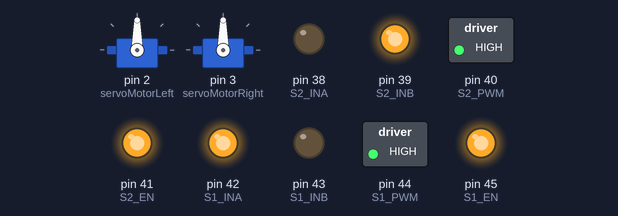
The sketch below on a simulated Arduino Mega 2560, built with avr-gcc and run on an emulated ATmega2560. On the bench: 2 × servo, switched loads named in the sketch (green lamp = pin HIGH), output pins drawn as LEDs (lit = HIGH).

Above: at 0.1 s.
Timing chart, 0 to 1.6 s (numbered marks = the images above):
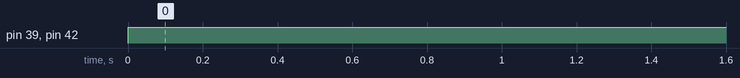

Measured:
- by itself, pin 39 (S2_INB), pin 42 (S1_INA): LOW → HIGH at 0.00 s

The sketch:

spinnermotor.ino
```cpp
#include <Servo.h>
#include<stdio.h>

// Speaker Pins
// Right side
#define S1_PWM 44    // pwm pin motor (digital output)
#define S1_INA 42   // control pin INA (digital output)
#define S1_INB 43    // control pin INB (digital output)
#define S1_EN 45     // current sense pin (analog input)

// Left side
#define S2_PWM 40    // pwm pin motor (digital output)
#define S2_INA 38   // control pin INA (digital output)
#define S2_INB 39    // control pin INB (digital output)
#define S2_EN 41     // current sense pin (analog input)

Servo servoMotorLeft;      // create servo object to control a servo
Servo servoMotorRight;      // create servo object to control a servo

void setup() {
  Serial.begin(9600);
  pinMode(S1_INA, OUTPUT);
  pinMode(S1_EN, OUTPUT);
  pinMode(S1_INB, OUTPUT);
  pinMode(S1_PWM, OUTPUT);

  pinMode(S2_INA, OUTPUT);
  pinMode(S2_EN, OUTPUT);
  pinMode(S2_INB, OUTPUT);
  pinMode(S2_PWM, OUTPUT);
  servoMotorLeft.attach(2);  // attaches the servo pin 2 to the servo object
  servoMotorRight.attach(3);  // attaches the servo pin 3 to the servo object
  digitalWrite(S1_EN, HIGH); // Set the enable pin high alwaus
  digitalWrite(S1_INB, LOW);
  digitalWrite(S1_PWM, HIGH);

  digitalWrite(S2_EN, HIGH); // Set the enable pin high alwaus
  digitalWrite(S2_INB, LOW);
  digitalWrite(S2_PWM, HIGH);
}
void go_forward() {
  Serial.print("GO FORWARD ");
  servoMotorLeft.writeMicroseconds(2000);
  servoMotorRight.writeMicroseconds(2000);
}


void loop() {

  digitalWrite(S1_INA, HIGH);
  digitalWrite(S1_INB, LOW);
  analogWrite(S1_PWM, 255);

  digitalWrite(S2_INA, LOW);
  digitalWrite(S2_INB, HIGH);
  analogWrite(S2_PWM, 245);
//  go_forward();
  delay(50);

}
```
